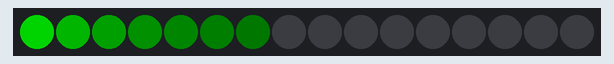
Recording of a sketch running on a simulated Arduino Uno, built with avr-gcc and run on an emulated ATmega328P. Shown: 16 RGB LEDs in strip order, left to right. Dim RGB values are drawn brighter than linear.

Above: at 0.01 s.
At 0.52 s:
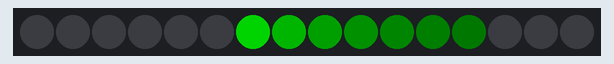
At 1.14 s:
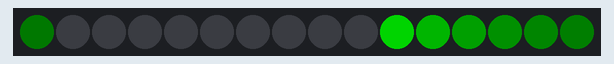

The sketch:

chasecycle2.ino
```cpp
/** Chase a pixel around, with a hand-written decay trail.
 *
 * This example shows how to do a decay trail with a hand-computed
 * set of pixels that are turned on with decreasing brightness.
 */
#include <Adafruit_NeoPixel.h>

#define PIN 6
#define NUM_PIXELS 16

Adafruit_NeoPixel pixels = Adafruit_NeoPixel(
	NUM_PIXELS, 		// how many pixels on strip?
	PIN, 			// output pin?
	NEO_GRB + NEO_KHZ400 	// type of pixels?
);

int position = 0;

void setup() {
	pixels.begin();
}

void loop() {
	// turn off all the pixels
	for(int i = 0 ; i < NUM_PIXELS ; i++)
		pixels.setPixelColor(i, 0, 0, 0);

	// and now turn on the one at position and the next few
	pixels.setPixelColor((position+0) % NUM_PIXELS, 0, 128, 0);
	pixels.setPixelColor((position+1) % NUM_PIXELS, 0, 64, 0);
	pixels.setPixelColor((position+2) % NUM_PIXELS, 0, 32, 0);
	pixels.setPixelColor((position+3) % NUM_PIXELS, 0, 16, 0);
	pixels.setPixelColor((position+4) % NUM_PIXELS, 0, 8, 0);
	pixels.setPixelColor((position+5) % NUM_PIXELS, 0, 4, 0);
	pixels.setPixelColor((position+6) % NUM_PIXELS, 0, 2, 0);

	// go in the opposite direction; note that modular arithmetic
	// does not work right with negative numbers, so add in the modulus
	position = (position + NUM_PIXELS - 1) % NUM_PIXELS;

	pixels.show();
	delay(50);
}
```

Measured:
- by itself, everything shown: repeats every 0.83 s, in 16 steps
